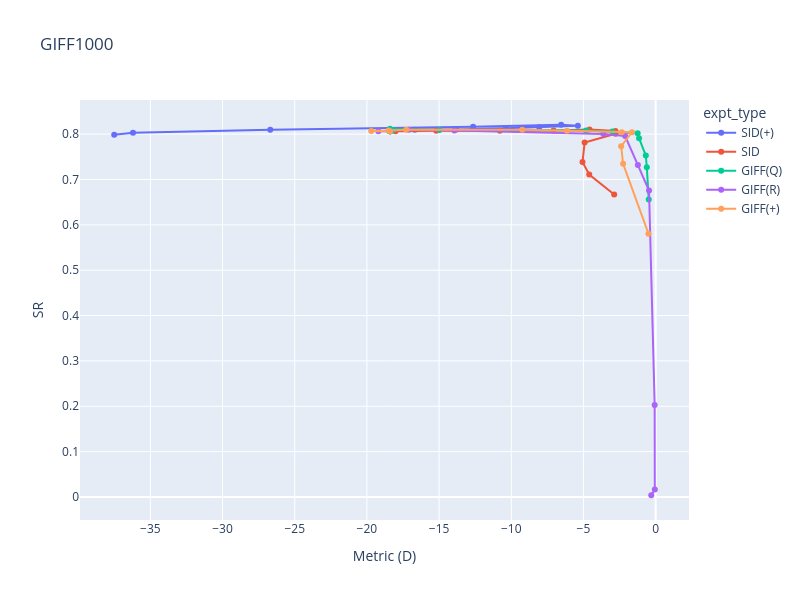

This figure's notebook cell:
### Code cell
# same for drivers, except on hover, show delta 

results_df.sort_values(by='delta', inplace=True)
driver_results_df = results_df[(results_df['beta']==0) & (results_df['alpha']!='0.1')]
names = {
    'False0.0_0.0' : 'SID(+)',
    'True0.0_0.0' : 'GIFF(Q)',
    'True0.0_1.0' : 'GIFF(+)',
    'False0.0_1.0' : 'SID',
    'True0.0_0.5' : 'GIFF(R)'
}
driver_results_df['expt_type'] = driver_results_df['expt_type'].map(names)

fig = px.line(driver_results_df, x='Metric (D)', y='SR', color='expt_type', hover_data=['delta'], title='GIFF1000', markers=True)

# resize
fig.update_layout(width=800, height=600)
fig.show()

### Figure 1 — Plotly figure (JSON) as saved in the notebook; plotly's stock layout.template omitted (floating-point values rounded to 4 significant figures)
{"data": [{"customdata": [[0], [0.1], [0.2], [0.5], [1], [2], [5], [10], [20], [50], [100], [200]], "hovertemplate": "expt_type=SID(+)<br>Metric (D)=%{x}<br>SR=%{y}<br>delta=%{customdata[0]}<extra></extra>", "legendgroup": "SID(+)", "line": {"color": "#636efa", "dash": "solid"}, "marker": {"symbol": "circle"}, "mode": "lines+markers", "name": "SID(+)", "orientation": "v", "showlegend": true, "type": "scatter", "x": [-18.39, -18.47, -16.68, -13.81, -10.36, -8.062, -5.388, -6.544, -12.64, -26.69, -36.2, -37.51], "xaxis": "x", "y": [0.8063, 0.8078, 0.8093, 0.8099, 0.8127, 0.8149, 0.8183, 0.8206, 0.8162, 0.8095, 0.8029, 0.7983], "yaxis": "y"}, {"customdata": [[0], [0.1], [0.2], [0.5], [1], [2], [5], [10], [20], [50], [100], [200]], "hovertemplate": "expt_type=SID<br>Metric (D)=%{x}<br>SR=%{y}<br>delta=%{customdata[0]}<extra></extra>", "legendgroup": "SID", "line": {"color": "#EF553B", "dash": "solid"}, "marker": {"symbol": "circle"}, "mode": "lines+markers", "name": "SID", "orientation": "v", "showlegend": true, "type": "scatter", "x": [-18.39, -18.02, -15.2, -10.79, -7.065, -4.579, -2.781, -2.773, -4.918, -5.064, -4.599, -2.871], "xaxis": "x", "y": [0.8063, 0.8062, 0.8076, 0.8075, 0.8079, 0.8101, 0.8067, 0.8009, 0.7813, 0.7386, 0.711, 0.6667], "yaxis": "y"}, {"customdata": [[0], [0], [0.1], [0.2], [0.5], [0.9], [0.95], [0.99], [0.995], [0.999], [0.9995], [1]], "hovertemplate": "expt_type=GIFF(Q)<br>Metric (D)=%{x}<br>SR=%{y}<br>delta=%{customdata[0]}<extra></extra>", "legendgroup": "GIFF(Q)", "line": {"color": "#00cc96", "dash": "solid"}, "marker": {"symbol": "circle"}, "mode": "lines+markers", "name": "GIFF(Q)", "orientation": "v", "showlegend": true, "type": "scatter", "x": [-18.39, -18.39, -18.17, -18.4, -14.98, -4.822, -2.995, -1.245, -1.148, -0.68, -0.6098, -0.4783], "xaxis": "x", "y": [0.8063, 0.8063, 0.8087, 0.8115, 0.809, 0.8079, 0.8056, 0.802, 0.7911, 0.7528, 0.727, 0.6561], "yaxis": "y"}, {"customdata": [[0], [0.1], [0.2], [0.5], [0.9], [0.95], [0.99], [0.995], [0.999], [0.9995], [1]], "hovertemplate": "expt_type=GIFF(R)<br>Metric (D)=%{x}<br>SR=%{y}<br>delta=%{customdata[0]}<extra></extra>", "legendgroup": "GIFF(R)", "line": {"color": "#ab63fa", "dash": "solid"}, "marker": {"symbol": "circle"}, "mode": "lines+markers", "name": "GIFF(R)", "orientation": "v", "showlegend": true, "type": "scatter", "x": [-18.39, -19.21, -17.1, -13.95, -3.619, -2.114, -1.228, -0.4576, -0.06596, -0.05686, -0.3035], "xaxis": "x", "y": [0.8063, 0.8063, 0.8096, 0.8079, 0.8003, 0.7958, 0.7317, 0.6756, 0.2029, 0.01639, 0.003881], "yaxis": "y"}, {"customdata": [[0], [0.1], [0.2], [0.5], [0.9], [0.95], [0.99], [0.995], [0.999], [0.9995], [1]], "hovertemplate": "expt_type=GIFF(+)<br>Metric (D)=%{x}<br>SR=%{y}<br>delta=%{customdata[0]}<extra></extra>", "legendgroup": "GIFF(+)", "line": {"color": "#FFA15A", "dash": "solid"}, "marker": {"symbol": "circle"}, "mode": "lines+markers", "name": "GIFF(+)", "orientation": "v", "showlegend": true, "type": "scatter", "x": [-18.39, -19.7, -18.51, -17.27, -9.238, -6.14, -2.346, -1.641, -2.389, -2.252, -0.495], "xaxis": "x", "y": [0.8063, 0.807, 0.8077, 0.8098, 0.8093, 0.8074, 0.8039, 0.8041, 0.7732, 0.7346, 0.5805], "yaxis": "y"}], "layout": {"height": 600, "legend": {"title": {"text": "expt_type"}, "tracegroupgap": 0}, "title": {"text": "GIFF1000"}, "width": 800, "xaxis": {"anchor": "y", "domain": [0, 1], "title": {"text": "Metric (D)"}}, "yaxis": {"anchor": "x", "domain": [0, 1], "title": {"text": "SR"}}}}
